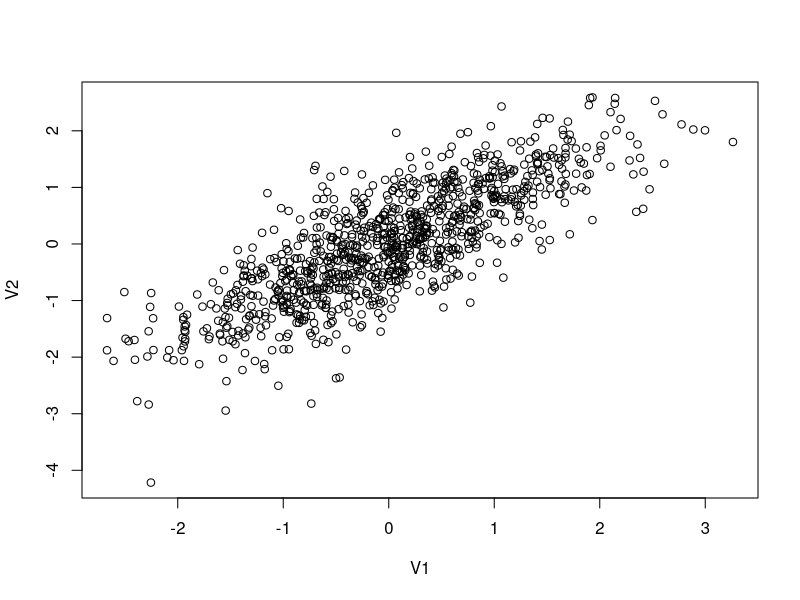

Source code (R):
## ---- chunk 1
knitr::opts_chunk$set(echo = TRUE)
## ---- chunk 2
#This is a comment, alone in a chunk. 

## ---- chunk 3
library(MASS)
library(ggplot2)

out <- as.data.frame(mvrnorm(1000, mu = c(0,0), 
                     Sigma = matrix(c(1,0.8,0.8,1), ncol = 2), 
                     empirical = TRUE))
cor(out)
plot(out)

## ---- chunk 4
out$error<-rnorm(1000, mean=0, sd=1)

#The data generating process
B1<-3
B2<-6

out$Y<-out$V1*B1+out$V2*B2+out$error
## ---- chunk 5
#plotted<-ggplot(out, aes(V1, y = value, color = variable)) + 
#    geom_point(aes(y = Y, col = "Y")) + 
#    geom_point(aes(y = adjY, col = "adjY"))+
#    geom_smooth(method='lm', aes(y = Y, col = "Y"))+
#    geom_smooth(method='lm', aes(y = adjY, col = "Y"))

#plotted

